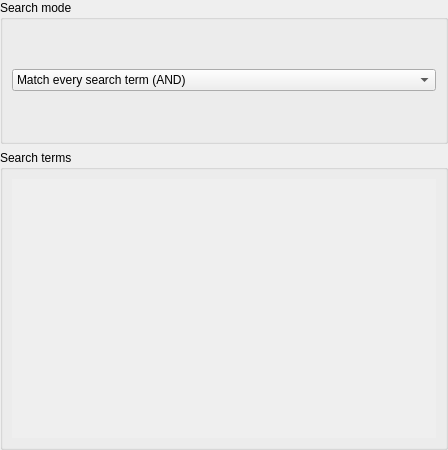
<?xml version="1.0" encoding="UTF-8"?>
<ui version="4.0">
 <class>SmartPlaylistQuerySearchPage</class>
 <widget class="QWidget" name="SmartPlaylistQuerySearchPage">
  <property name="geometry">
   <rect>
    <x>0</x>
    <y>0</y>
    <width>448</width>
    <height>450</height>
   </rect>
  </property>
  <property name="sizePolicy">
   <sizepolicy hsizetype="Preferred" vsizetype="Fixed">
    <horstretch>0</horstretch>
    <verstretch>0</verstretch>
   </sizepolicy>
  </property>
  <property name="windowTitle">
   <string>Form</string>
  </property>
  <layout class="QVBoxLayout" name="verticalLayout">
   <property name="margin">
    <number>0</number>
   </property>
   <item>
    <widget class="QGroupBox" name="groupBox_3">
     <property name="title">
      <string>Search mode</string>
     </property>
     <layout class="QVBoxLayout" name="verticalLayout_4">
      <item>
       <widget class="QComboBox" name="type">
        <item>
         <property name="text">
          <string>Match every search term (AND)</string>
         </property>
        </item>
        <item>
         <property name="text">
          <string>Match one or more search terms (OR)</string>
         </property>
        </item>
        <item>
         <property name="text">
          <string>Include all songs</string>
         </property>
        </item>
       </widget>
      </item>
     </layout>
    </widget>
   </item>
   <item>
    <widget class="QGroupBox" name="terms_group">
     <property name="sizePolicy">
      <sizepolicy hsizetype="Preferred" vsizetype="Preferred">
       <horstretch>0</horstretch>
       <verstretch>0</verstretch>
      </sizepolicy>
     </property>
     <property name="minimumSize">
      <size>
       <width>0</width>
       <height>300</height>
      </size>
     </property>
     <property name="title">
      <string>Search terms</string>
     </property>
     <layout class="QVBoxLayout" name="verticalLayout_5">
      <property name="margin">
       <number>9</number>
      </property>
      <item>
       <widget class="QScrollArea" name="terms_scrollArea">
        <property name="sizePolicy">
         <sizepolicy hsizetype="Preferred" vsizetype="Preferred">
          <horstretch>0</horstretch>
          <verstretch>0</verstretch>
         </sizepolicy>
        </property>
        <property name="frameShape">
         <enum>QFrame::NoFrame</enum>
        </property>
        <property name="widgetResizable">
         <bool>true</bool>
        </property>
        <widget class="QWidget" name="terms_scrollArea_content">
         <property name="geometry">
          <rect>
           <x>0</x>
           <y>0</y>
           <width>422</width>
           <height>264</height>
          </rect>
         </property>
         <property name="sizePolicy">
          <sizepolicy hsizetype="Preferred" vsizetype="Preferred">
           <horstretch>0</horstretch>
           <verstretch>0</verstretch>
          </sizepolicy>
         </property>
         <layout class="QVBoxLayout" name="verticalLayout_2">
          <property name="margin">
           <number>0</number>
          </property>
          <item>
           <spacer name="verticalSpacer">
            <property name="orientation">
             <enum>Qt::Vertical</enum>
            </property>
            <property name="sizeHint" stdset="0">
             <size>
              <width>20</width>
              <height>40</height>
             </size>
            </property>
           </spacer>
          </item>
         </layout>
        </widget>
       </widget>
      </item>
     </layout>
    </widget>
   </item>
  </layout>
 </widget>
 <resources/>
 <connections/>
</ui>
